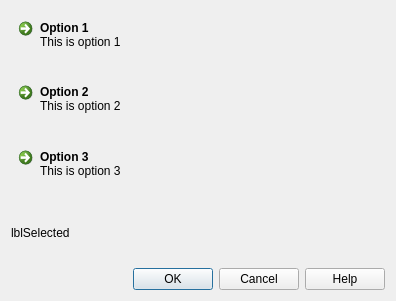
<?xml version="1.0" encoding="UTF-8"?>
<ui version="4.0">
 <class>Dialog</class>
 <widget class="QDialog" name="Dialog">
  <property name="geometry">
   <rect>
    <x>0</x>
    <y>0</y>
    <width>396</width>
    <height>301</height>
   </rect>
  </property>
  <property name="windowTitle">
   <string>Dialog</string>
  </property>
  <layout class="QVBoxLayout" name="verticalLayout">
   <item>
    <widget class="QCommandLinkButton" name="commandLinkButton">
     <property name="text">
      <string>Option 1</string>
     </property>
     <property name="description">
      <string>This is option 1</string>
     </property>
    </widget>
   </item>
   <item>
    <widget class="QCommandLinkButton" name="commandLinkButton_2">
     <property name="text">
      <string>Option 2</string>
     </property>
     <property name="description">
      <string>This is option 2</string>
     </property>
    </widget>
   </item>
   <item>
    <widget class="QCommandLinkButton" name="commandLinkButton_3">
     <property name="text">
      <string>Option 3</string>
     </property>
     <property name="description">
      <string>This is option 3</string>
     </property>
    </widget>
   </item>
   <item>
    <widget class="QLabel" name="lblSelected">
     <property name="text">
      <string>lblSelected</string>
     </property>
    </widget>
   </item>
   <item>
    <widget class="QDialogButtonBox" name="buttonBox">
     <property name="orientation">
      <enum>Qt::Horizontal</enum>
     </property>
     <property name="standardButtons">
      <set>QDialogButtonBox::Cancel|QDialogButtonBox::Help|QDialogButtonBox::Ok</set>
     </property>
    </widget>
   </item>
  </layout>
 </widget>
 <resources/>
 <connections/>
</ui>
